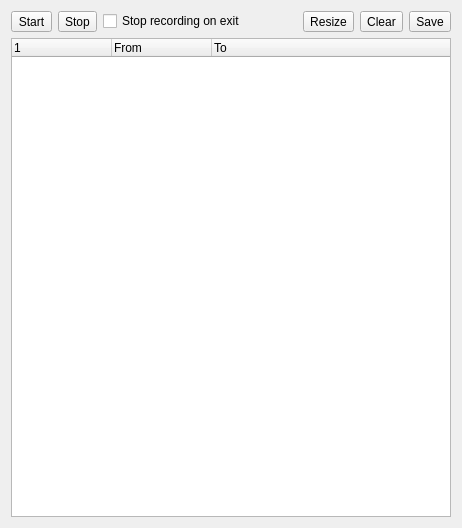
<?xml version="1.0" encoding="UTF-8"?>
<ui version="4.0">
 <class>CallTraceViewer</class>
 <widget class="QWidget" name="CallTraceViewer">
  <property name="geometry">
   <rect>
    <x>0</x>
    <y>0</y>
    <width>462</width>
    <height>528</height>
   </rect>
  </property>
  <property name="windowTitle">
   <string>Call Trace</string>
  </property>
  <layout class="QVBoxLayout" name="verticalLayout">
   <item>
    <layout class="QHBoxLayout" name="horizontalLayout">
     <item>
      <widget class="QToolButton" name="startTraceButton">
       <property name="toolTip">
        <string>Press to start tracing calls and returns</string>
       </property>
       <property name="text">
        <string notr="true">Start</string>
       </property>
      </widget>
     </item>
     <item>
      <widget class="QToolButton" name="stopTraceButton">
       <property name="toolTip">
        <string>Press to stop tracing calls and returns</string>
       </property>
       <property name="text">
        <string notr="true">Stop</string>
       </property>
      </widget>
     </item>
     <item>
      <widget class="QCheckBox" name="stopCheckBox">
       <property name="toolTip">
        <string>Select to stop recording the call trace when the client exits</string>
       </property>
       <property name="text">
        <string>Stop recording on exit</string>
       </property>
      </widget>
     </item>
     <item>
      <spacer name="horizontalSpacer_2">
       <property name="orientation">
        <enum>Qt::Horizontal</enum>
       </property>
       <property name="sizeHint" stdset="0">
        <size>
         <width>40</width>
         <height>20</height>
        </size>
       </property>
      </spacer>
     </item>
     <item>
      <widget class="QToolButton" name="resizeButton">
       <property name="toolTip">
        <string>Press to resize the columns to their contents</string>
       </property>
       <property name="text">
        <string notr="true">Resize</string>
       </property>
      </widget>
     </item>
     <item>
      <widget class="QToolButton" name="clearButton">
       <property name="toolTip">
        <string>Press to clear the call trace</string>
       </property>
       <property name="text">
        <string notr="true">Clear</string>
       </property>
      </widget>
     </item>
     <item>
      <widget class="QToolButton" name="saveButton">
       <property name="toolTip">
        <string>Press to save the call trace as a text file</string>
       </property>
       <property name="text">
        <string notr="true">Save</string>
       </property>
      </widget>
     </item>
    </layout>
   </item>
   <item>
    <widget class="QTreeWidget" name="callTrace">
     <property name="alternatingRowColors">
      <bool>true</bool>
     </property>
     <property name="expandsOnDoubleClick">
      <bool>false</bool>
     </property>
     <column>
      <property name="text">
       <string/>
      </property>
     </column>
     <column>
      <property name="text">
       <string>From</string>
      </property>
     </column>
     <column>
      <property name="text">
       <string>To</string>
      </property>
     </column>
    </widget>
   </item>
  </layout>
 </widget>
 <tabstops>
  <tabstop>startTraceButton</tabstop>
  <tabstop>stopTraceButton</tabstop>
  <tabstop>stopCheckBox</tabstop>
  <tabstop>resizeButton</tabstop>
  <tabstop>clearButton</tabstop>
  <tabstop>saveButton</tabstop>
  <tabstop>callTrace</tabstop>
 </tabstops>
 <resources/>
 <connections/>
</ui>
